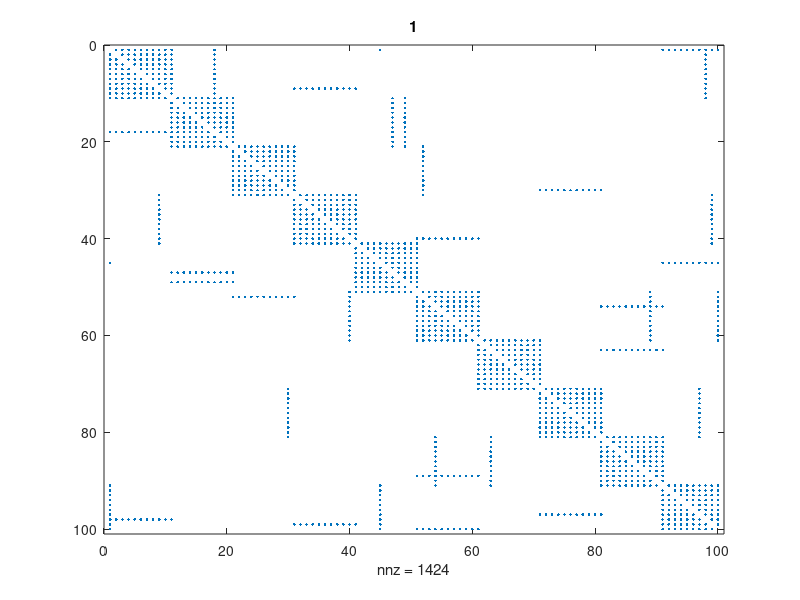

Recreate this plot in MATLAB. (Note: this script raises an error after producing the figure.)

clc
clear all
close all

%number of groups
ngroups=10;
%ngroups=5;
%ngroups=1;


%number of agents
nagents=100;
%nagents=20;

%do end agents overlap? if 0 then local disconnected network; if 1 then
%local connected network
%endagentsoverlap=0;
endagentsoverlap=1;


%Number of crossovers; if greater than 0 then 'small world'
ncrossovers=15;
%ncrossovers=0;

%number of simulations
numsims=10;

%Initializing Vectors of Values that need to be stored for results
%Each vector has the same length as the number of iterations
Vrounds=zeros(numsims,1);
Vtotaltrades=zeros(numsims,1);
Vtotalsearches=zeros(numsims,1);
Vmeanprice=zeros(numsims,1);
Vstdprice=zeros(numsims,1);
Vpath=zeros(numsims,1);
Vmeandegree=zeros(numsims,1);
Vstddegree=zeros(numsims,1);
Minitial_utils=zeros(nagents,numsims);
Mfinal_utils=zeros(nagents,numsims);
Mdegree_cent=zeros(nagents,numsims);
Mcloseness_cent=zeros(nagents,numsims);
Mbetweenness_cent=zeros(nagents,numsims);
Meigen_cent=zeros(nagents,numsims);




%this is the outermost loop
%please note that the only reason Network creation is inside this loop
%rather than outside is because crossovers are randomly placed.  In all the
%models without a crossover, it would be faster to create the network
%outside this loop as the network structure would stay the same for each
%iteration
for sim=1:numsims




    %Initializing Network Adjacency Matrix
    Network=zeros(nagents,nagents);

    %G1 and G2 are the group numbers for each agent: recall that some
    %agents could be in two groups (those who are crossovers in a SWN and
    %endagents in a SWN and LCN)
    G1=zeros(nagents,1);
    G2=zeros(nagents,1);

    %associating each agent with a group(ignoring crossovers and endagents)
    ctr=0;
    for i=1:ngroups
        for j=1:nagents/ngroups
            ctr=ctr+1;
            G1(ctr)=i;
        end
    end

    %associating endagents with a second group
    if endagentsoverlap==1
        G2(1)=ngroups;
        for i=(nagents/ngroups)+1:(nagents/ngroups):(nagents-1)
            G2(i)=G1(i)-1;
        end
    end

    %creating a matrix where the row is the group number
    %agent numbers of each group are stored across the columns
    Groupmems=zeros(ngroups, (nagents/ngroups)+endagentsoverlap);
    %an assumption I have made here is that crossovers can trade with a
    %second group but only belong to one group

    %ctrs - one is needed for each group
    ctrs=zeros(ngroups,1);
    for i=1:nagents

        %storing the agent number of i in the row corresponding to the
        %group of i and updating the counter for that group
        ctrs(G1(i))=ctrs(G1(i))+1;
        Groupmems(G1(i),ctrs(G1(i)))=i;

        if G2(i)~=0
            %storing the agent number of i in the row corresponding to the
            %second group of i (if it exists) and updating the counter
            ctrs(G2(i))=ctrs(G2(i))+1;
            Groupmems(G2(i),ctrs(G2(i)))=i;
        end
    end


    %creating the network based on group affiliation
    for i=1:nagents-1
        for j=i+1:nagents

            if G1(i)== G1(j)
                Network(i,j)=1;
                Network(j,i)=1;
            end

            if endagentsoverlap==1 && (G2(j)==G1(i) || G2(i)==G1(j))
                Network(i,j)=1;
                Network(j,i)=1;
            end

        end
    end


    %if crossovers exist, the following loop updates the Network
    %accordingly.  countcrossovers counts how many crossovers have been
    %implemented
    countcrossovers=0;

    while countcrossovers<ncrossovers

        %first pick a random agent and a randon group to which the agent
        %will be connected
        i=randi(nagents);
        randgroup=randi(ngroups);

        %this agent is a valid crossover only if she does not belong to the
        %group with which she will act as a crossover and no agents can
        %be in more than two groups
        if G1(i)~=randgroup && G2(i) ==0

            G2(i)=randgroup;
            %if the group is valid, then she will establish a link with
            %every member in that group
            for j=1:(nagents/ngroups)+endagentsoverlap
                Network(i,Groupmems(randgroup,j))=1;
                Network(Groupmems(randgroup,j),i)=1;
            end

            %this has been a valid crossover - add to the count of
            %crossovers accomplished
            countcrossovers=countcrossovers+1;
        end

    end

    %drawing network structure if it is first iteration for static network
    %types, and for every iteration if netowrk has a random component
    %(crossovers) across different iterations
    if sim==1 || ncrossovers>0
        figure(1)
        spy(Network)
        title(num2str(sim))
        drawnow

        figure(2)
        G=graph(Network);
        plot(G)
    end



    ShortestPaths=findshortestpaths(Network);
    Vpath(sim)=mean(mean(ShortestPaths));
    Vmeandegree(sim)=mean(sum(Network));
    Vstddegree(sim)=std(sum(Network));



    %Assigning random integers between 10 and 1500 for Good 1 across all
    %agents and assigning random numbers between 10 and 1500 for Good 2
    %across all agents
    good1=randi([10,1500],nagents,1);
    good2=10+1490*rand(nagents,1);


    Minitial_utils(:,sim)=good1.*good2;

    Mdegree_cent(:,sim)=centrality(G,"degree");
    Mcloseness_cent(:,sim)=centrality(G,"closeness");
    Mbetweenness_cent(:,sim)=centrality(G,"betweenness");
    Meigen_cent(:,sim)=centrality(G,"eigenvector");

    %reservation price (always price of G1)
    rprice=good2./good1;
    %storing how prices change across rounds withing each simulation
    Matsimprice=rprice;

    %initializing the count for number of  trades and number of searches to
    %0 before trading begins
    totaltrades=0;
    totalsearches=0;
    %
    %     ShortestPaths=findshortestpaths(Network);
    %     Vpath(sim)=mean(mean(ShortestPaths));
    %     Vmeandegree(sim)=mean(sum(Network));
    %     Vstddegree(sim)=std(sum(Network));



    %start trading rounds
    for rounds = 1:500

        %tradesinround computes number of trades in a particular round.  If
        %no trades occur in a round then the market has reached an
        %equilibrium
        tradesinround=0;

        %the following loop is required because the authors say that a
        %random person from one group is selected, then a random person
        %from another group is selected and so on util a person from
        %each group has been selected.  Then a second person is randomly
        %selected from one group, and then another person, and so on.

        %the following loop randomizes across each row of Groupmems
        for indx=1:ngroups
            tempvec=Groupmems(indx,:);
            tempvec=tempvec(randperm((nagents/ngroups)+endagentsoverlap));
            Groupmems(indx,:)=tempvec;
        end


        for col=1:((nagents/ngroups)+endagentsoverlap)
            %go through each group randomly
            for row=randperm(ngroups)

                %'i' is the person who is beong considered
                i=Groupmems(row,col);

                %initialize the potential utility i could get from a trade
                %with each j as 0s
                potui=zeros(nagents,1);

                %Search across all agents
                for j=1:nagents

                    %if the agent j is not in network, skip
                    if Network(i,j)==0
                        continue
                    end

                    %if agent j is in network, number of searches has
                    %increased by1
                    totalsearches=totalsearches+1;

                    %potequprice is the potential equilibrium price if
                    %agent i were to trade with agent j
                    poteqprice=(good2(i)+good2(j))/(good1(i)+good1(j));

                    %if agent i's reservation price is less that agent j's
                    %reservation price, then agent i will buy g2 (ibuyg2=1)
                    %else agent sell g2 (ibuyg2=-1)
                    if rprice(i)<=rprice(j)
                        ibuysg2=1;
                    else
                        ibuysg2=-1;
                    end
                    %potential utility gained from trading 1 unit at that
                    %price
                    potui(j)=(good2(i)+poteqprice*ibuysg2)*(good1(i)-ibuysg2);

                end

                %once all trading partners have been considered, choose the
                %trading partner from whom i would gain the most by trading
                %one unit.
                [~,chosenj]=max(potui);

                %if agent i's reservation price is less that agent chosenj's
                %reservation price, then agent i will buy g2 (ibuyg2=1)
                %else agent sell g2 (ibuyg2=-1)
                if rprice(i)<=rprice(chosenj)
                    ibuysg2=1;
                else
                    ibuysg2=-1;
                end

                %equilibrium price when agent i trades with agent chosenj
                eqprice=(good2(i)+good2(chosenj))/(good1(i)+good1(chosenj));

                %trade occurs is set to 0. Remember trade only occurs if
                %both agents have their utility increase.
                tradeoccurs=0;

                %trade continues to occur as long as both agents see their
                %utility go up, trading one unit at a time at the set price
                trytotrade=1;
                while trytotrade==1

                    %utility for i from trading one unit
                    uinew=(good2(i)+eqprice*ibuysg2)*(good1(i)-ibuysg2);

                    %utility for chosenj from trading one unit
                    ujnew=(good2(chosenj)-eqprice*ibuysg2)*(good1(chosenj)+ibuysg2);

                    %current utilities
                    uiold=good1(i)*good2(i);
                    ujold=good1(chosenj)*good2(chosenj);

                    %trade only if new utilities exceed current utilities
                    %for both agents
                    if uinew>uiold && ujnew>ujold
                        %update goods and reservation price
                        good2(i)=good2(i)+eqprice*ibuysg2;
                        good2(chosenj)=good2(chosenj)-eqprice*ibuysg2;
                        good1(i)=good1(i)-ibuysg2;
                        good1(chosenj)=good1(chosenj)+ibuysg2;
                        rprice(i)=good2(i)/good1(i);
                        rprice(chosenj)=good2(chosenj)/good1(chosenj);
                        %keep track of the fact that trade has taken place
                        %in this round
                        tradesinround=tradesinround+1;
                        %keep track of the fact that trade has occured for
                        % agent i
                        tradeoccurs=1;
                    else
                        % if no gain in utility for both from trade,
                        %walk away.
                        trytotrade=0;

                    end
                end

                %count up the value of total trades
                totaltrades=totaltrades+tradeoccurs;
            end
        end

        %check to see if any trade occured in this round (note that trades
        %inround was set to 0 at the start of each round).  if no trade
        %occured, break out of this iteration
        if tradesinround==0
            break
        end

        rprice=good2./good1;
        Matsimprice=[Matsimprice,rprice];

    end

    Mfinal_utils(:,sim)=good1.*good2;

    %store the number of rounds during which trade took place in this
    %iteration
    Vrounds(sim)=rounds-1;

    %store the total number of trades that took place in this iteration
    Vtotaltrades(sim)=totaltrades;

    %store the total number of searches that took place in this iteration
    Vtotalsearches(sim)=totalsearches;

    %store the mean final price for this iteration
    Vmeanprice(sim)=mean(rprice);

    %store the standard deviation of final price across agents for this
    %iteration
    Vstdprice(sim)=std(rprice);

    figure(3)
    plot(Matsimprice')
    title(num2str(sim))
    axis([-inf, inf, 0.5, 2]);
    drawnow


end


y=((Mfinal_utils-Minitial_utils)./Minitial_utils);
y=reshape(y,[],1);

xbetween=reshape(Mbetweenness_cent,[],1);
xcloseness=reshape(Mcloseness_cent,[],1);
xdegree=reshape(Mdegree_cent,[],1);
xeigen=reshape(Meigen_cent,[],1);
X=[ones(numsims*nagents,1),  xbetween, xcloseness, xdegree,xeigen];

if ncrossovers>0
    [all_b,all_bint]=regress(y,X);
    [between_b,between_bint]=regress(y,[ones(numsims*nagents,1), xbetween]);
    [closeness_b,closeness_bint]=regress(y,[ones(numsims*nagents,1), xcloseness]);
    [degreeb,degree_bint]=regress(y,[ones(numsims*nagents,1), xdegree]);
    [eigenb,eigen_bint]=regress(y,[ones(numsims*nagents,1), xeigen]);

end



